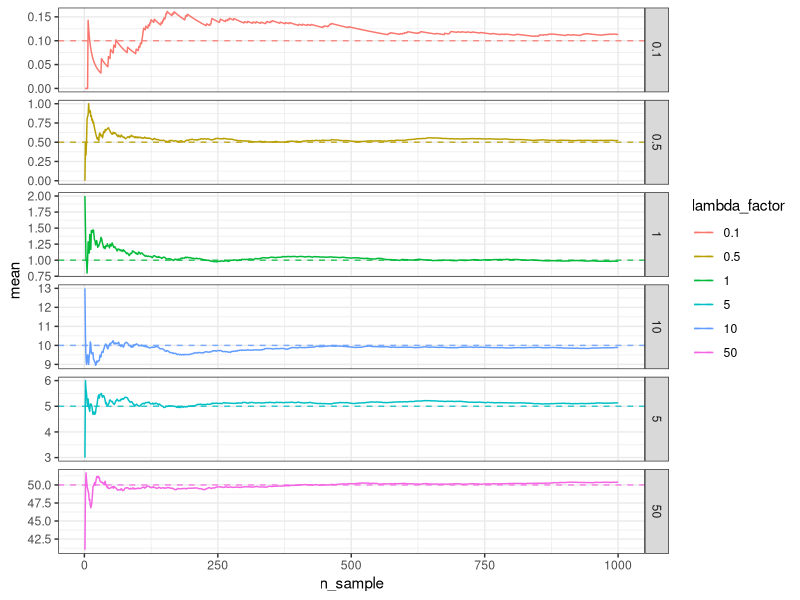
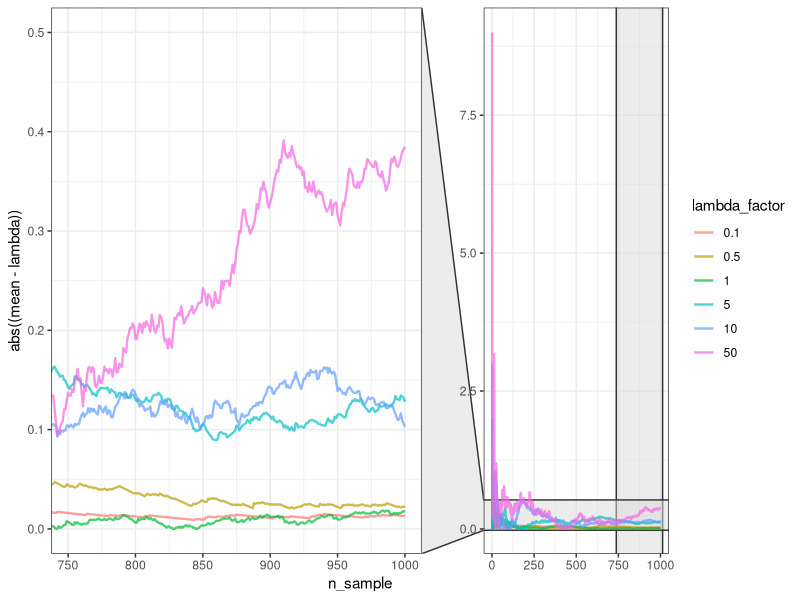
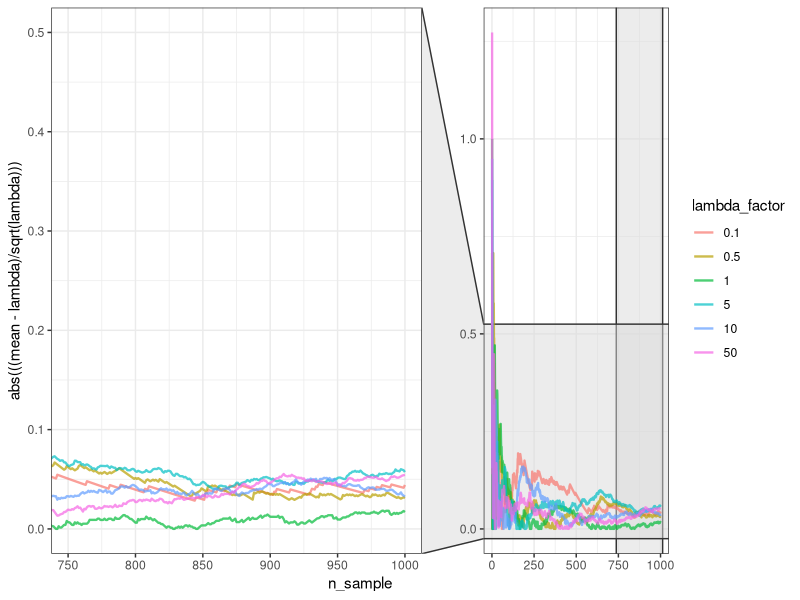

Reproduce these figures in R, in order.
## ---- chunk 1
num_entry = 1000
pois_lambda <- matrix(data = rep(x = 0, times = 6*num_entry), nrow = num_entry, ncol = 6)
mean_pois_lambda <- pois_lambda

lambda_const = c(0.1, 0.5, 1.0, 5.0, 10.0, 50.0)
lambda_char = as.character(lambda_const)
for(i in 1:num_entry){
  for(j in 1:6){
    pois_lambda[i,j] <- rpois(n=1, lambda = lambda_const[j])
    mean_pois_lambda[i,j] <- mean(pois_lambda[1:i,j])
  }
}

mean_pois_lambda <- as.data.frame(mean_pois_lambda)
colnames(mean_pois_lambda) <- lambda_char
mean_pois_lambda

## ---- chunk 2
library(ggplot2)
library(dplyr)
library(tidyr)
library(ggforce)
## ---- chunk 3
mean_pois <- within(data = mean_pois_lambda, expr = {
  n_sample <- 1:num_entry
}) |> gather(key = "lambda",
             value = "mean",
             convert = TRUE,
             c(-n_sample)) |>
  mutate(lambda_factor = factor(lambda))

glimpse(mean_pois)

for_hlines <- data.frame(lambda_factor = lambda_char, mean = lambda_const)

ggplot(data = mean_pois, aes(x = n_sample)) +
  geom_line(aes(y = mean, color = lambda_factor)) +
  facet_grid(rows = vars(lambda_factor), scales = 'free_y') +
  geom_hline(aes(color = lambda_factor, yintercept = mean),
             for_hlines, linetype = 2, alpha = 0.8) +
  theme_bw()

ggplot(data = mean_pois, aes(x = n_sample)) +
  geom_line(aes(y = (mean - lambda) |> abs(), 
                color = lambda_factor), 
            alpha = 0.7, linewidth = 0.8) +
  facet_zoom(xlim = c(750, 1000),
             ylim = c(0, 0.5)) +
  theme_bw()
## ---- chunk 4
ggplot(data = mean_pois, aes(x = n_sample)) +
  geom_line(aes(y = ((mean - lambda)/sqrt(lambda)) |> abs(), 
                color = lambda_factor), 
            alpha = 0.7, linewidth = 0.8) +
  facet_zoom(xlim = c(750, 1000),
             ylim = c(0, 0.5)) +
  theme_bw()
